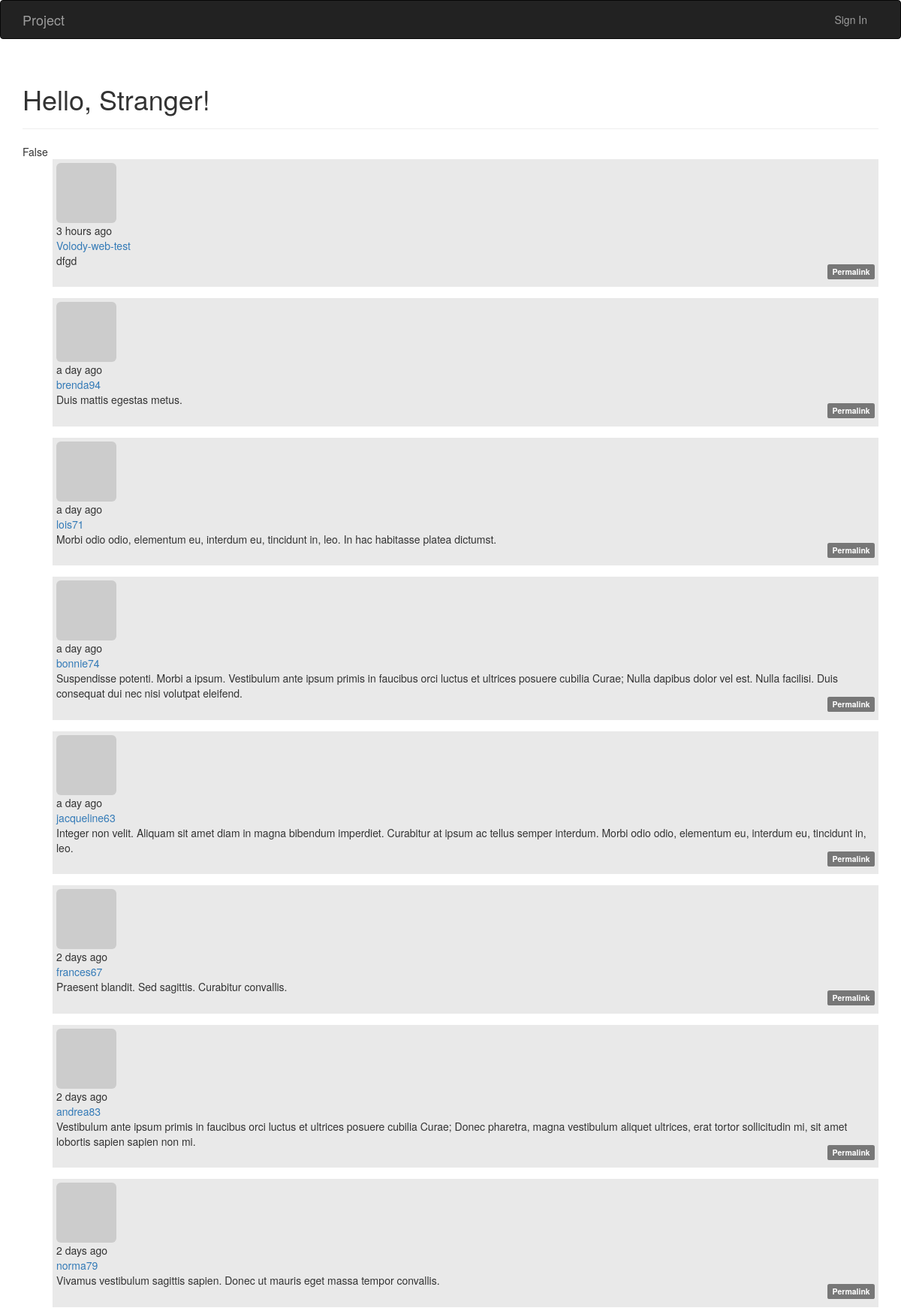
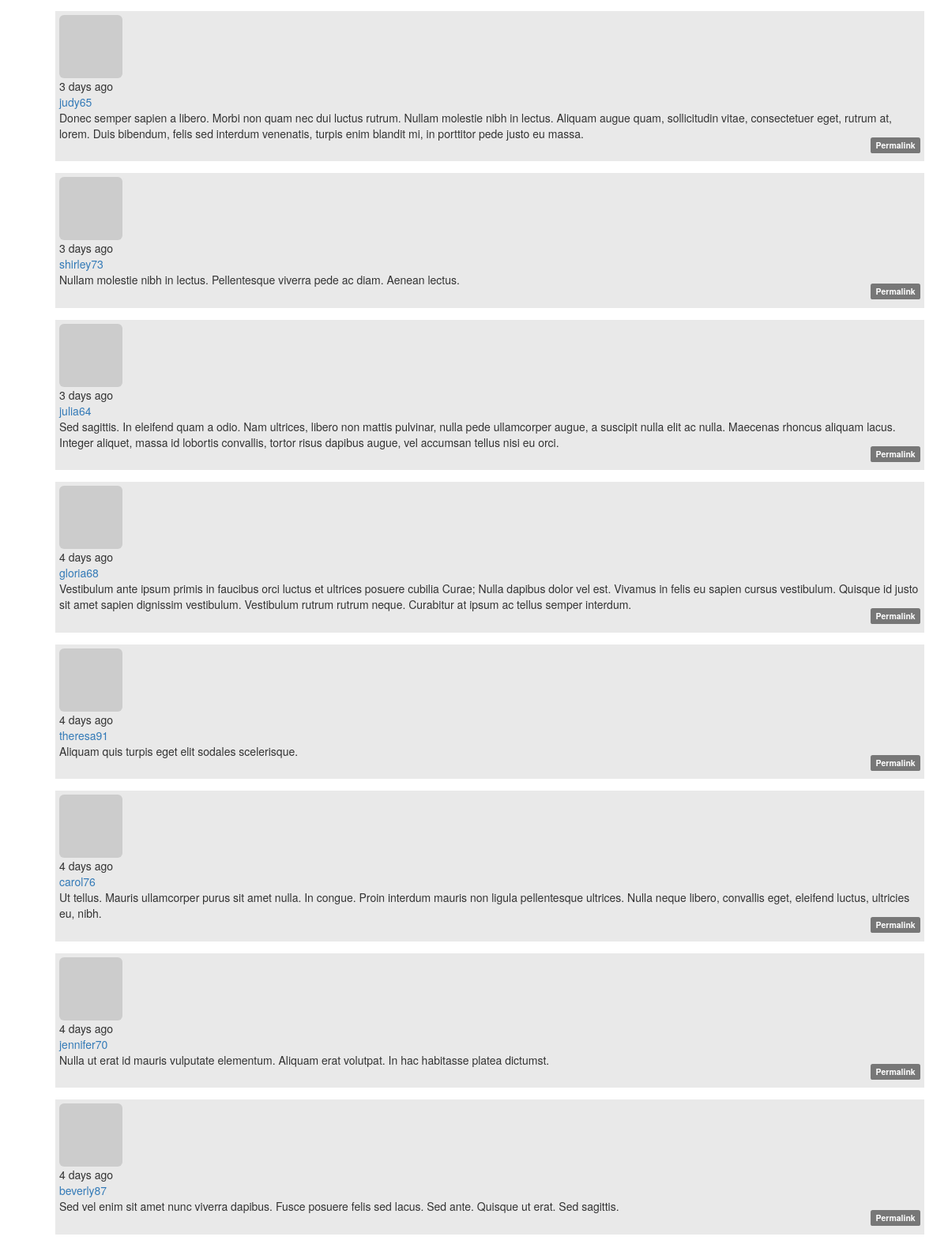
The page / (upper part) on the database its author committed (2 pictures, top to bottom).
### app/models.py (models this page shows, shortened)
class Post(db.Model):
    __tablename__ = 'posts'
    id = db.Column(db.Integer, primary_key=True)
    body = db.Column(db.Text)
    body_html = db.Column(db.Text)
    timestamp = db.Column(db.DateTime, index=True, default=datetime.utcnow)
    author_id = db.Column(db.Integer, db.ForeignKey('users.id'))
    comments = db.relationship('Comment', backref='post', lazy='dynamic')
    taxonomy_id = db.Column(db.Integer, db.ForeignKey('taxonomy.id'))

class User(UserMixin, db.Model):
    __tablename__ = 'users'
    id = db.Column(db.Integer, primary_key=True)
    email = db.Column(db.String(64), unique=True, index=True)
    username = db.Column(db.String(64), unique=True, index=True)
    role_id = db.Column(db.Integer, db.ForeignKey('roles.id'))
    password_hash = db.Column(db.String(128))
    confirmed = db.Column(db.Boolean, default=False)
    name = db.Column(db.String(64))
    location = db.Column(db.String(64))
    about_me = db.Column(db.Text())
    member_since = db.Column(db.DateTime(), default=datetime.utcnow)
    last_seen = db.Column(db.DateTime(), default=datetime.utcnow)
    avatar_hash = db.Column(db.String(32))
    posts = db.relationship('Post', backref='author', lazy='dynamic')
    taxonomy = db.relationship('Taxonomy', backref='author', lazy='dynamic')
    followed = db.relationship('Follow',
                               foreign_keys=[Follow.follower_id],
                               backref=db.backref('follower', lazy='joined'),
                               lazy='dynamic',
                               cascade='all, delete-orphan')
    followers = db.relationship('Follow',
                                foreign_keys=[Follow.followed_id],
                                backref=db.backref('followed', lazy='joined'),
                                lazy='dynamic',
                                cascade='all, delete-orphan')
    comments = db.relationship('Comment', backref='author', lazy='dynamic')
    @property
    def password(self):
        raise AttributeError('password is not a readable attribute')
    def gravatar(self, size=100, default='identicon', rating='g'):
        if request.is_secure:
            url = 'https://secure.gravatar.com/avatar'
        else:
            url = 'http://www.gravatar.com/avatar'
        hash = self.avatar_hash or hashlib.md5(
            self.email.encode('utf-8')).hexdigest()
        return '{url}/{hash}?s={size}&d={default}&r={rating}'.format(
            url=url, hash=hash, size=size, default=default, rating=rating)

### app/main/views.py (the view)
@main.route('/', methods = ['GET', 'POST'])
def index():
	if current_user.can(Permission.WRITE_ARTICLES) and \
			request.method == 'POST':
		post = Post(body=request.form['body'], author=current_user._get_current_object())
		db.session.add(post)
		return redirect(url_for('.index'))
	page = request.args.get('page', 1, type=int)
	show_followed = False
	if current_user.is_authenticated:
		show_followed = bool(request.cookies.get('show_followed', ''))
	if show_followed:
		query = current_user.followed_posts
	else:
		query = Post.query
	pagination = query.order_by(Post.timestamp.desc()).paginate(
		page, per_page=current_app.config['FLASKY_POSTS_PER_PAGE'],
		error_out=False)
	posts = pagination.items
	return render_template('index.html', posts=posts,
	                       show_followed=show_followed, pagination=pagination)

### app/auth/views.py (called while the page is built)
@auth.before_app_request
def before_request():
    if current_user.is_authenticated:
        current_user.ping()
        if not current_user.confirmed \
                and request.endpoint \
                and request.endpoint[:5] != 'auth.' \
                and request.endpoint != 'static':
            return redirect(url_for('auth.unconfirmed'))

### app/main/__init__.py (called while the page is built)
@main.app_context_processor
def inject_permissions():
    return dict(Permission=Permission)

### app/models.py (called while the page is built)
    def can(self, permissions):
        return False

    def is_administrator(self):
        return False

### app/templates/index.html (shortened to what this page needs)
{% extends "base.html" %}
{% import "_macros.html" as macros %}
{% block content %}
	<div class="container">
		<div class="page-header">
			<h1><h1>Hello, {% if current_user.is_authenticated %}{{ current_user.username }}{% else %}Stranger{% endif %}!</h1></h1>
		</div>
		<div class="row">
			<div class="col-md-12">
			{{current_user.can(Permission.WRITE_ARTICLES)}}
				{% include '_posts.html' %}
			</div>
		</div>
	</div>
{% endblock %}

### app/templates/posts/_posts.html (shortened to what this page needs)
<ul class="posts">
	{% for post in posts %}
		<li class="post">
			<div class="profile-thumbnail">
				<a href="{{ url_for('.user', username=post.author.username) }}">
					<img class="img-rounded profile-thumbnail" src="{{ post.author.gravatar(size=40) }}">
				</a>
			</div>
			<div class="post-date">{{ moment(post.timestamp).fromNow() }}</div>
			<div class="post-author">
				<a href="{{ url_for('.user', username=post.author.username) }}">
					{{ post.author.username }}
				</a>
			</div>
			<div class="post-body">{{ post.body }}</div>
			<div class="post-footer">
				{% if post.id != id %}
					<a href="{{ url_for('.post', id=post.id) }}">
						<span class="label label-default">{{id}}{% if post.id == id %} der post {%endif%}Permalink</span>
					</a>
				{% endif %}
			</div>
		</li>
	{% endfor %}
</ul>

### app/static/style.css (style rules this page uses)
ul.posts li { list-style: none; padding: 5px; background-color: #e9e9e9; margin-bottom: 15px; }
.post-footer { text-align: right; padding-bottom: 10px; }
.post-footer a { text-decoration: none; }

### rows shown on the page
Post: timestamp "3 hours ago", author.username "Volody-web-test", body "dfgd"
Post: timestamp "a day ago", author.username "brenda94", body "Duis mattis egestas metus."
Post: timestamp "a day ago", author.username "lois71", body "Morbi odio odio, elementum eu, interdum eu, tincidunt in, leo. In hac habitasse platea dictumst."
Post: timestamp "a day ago", author.username "bonnie74", body "Suspendisse potenti. Morbi a ipsum. Vestibulum ante ipsum primis in faucibus orci luctus et ultrices posuere cubilia Curae; Nulla dapibus dolor vel est. Nulla facilisi. Duis consequat dui nec nisi volutpat eleifend."
Post: timestamp "a day ago", author.username "jacqueline63", body "Integer non velit. Aliquam sit amet diam in magna bibendum imperdiet. Curabitur at ipsum ac tellus semper interdum. Morbi odio odio, elementum eu, interdum eu, tincidunt in, leo."
Post: timestamp "2 days ago", author.username "frances67", body "Praesent blandit. Sed sagittis. Curabitur convallis."
Post: timestamp "2 days ago", author.username "andrea83", body "Vestibulum ante ipsum primis in faucibus orci luctus et ultrices posuere cubilia Curae; Donec pharetra, magna vestibulum aliquet ultrices, erat tortor sollicitudin mi, sit amet lobortis sapien sapien non mi."
Post: timestamp "2 days ago", author.username "norma79", body "Vivamus vestibulum sagittis sapien. Donec ut mauris eget massa tempor convallis."
Post: timestamp "3 days ago", author.username "judy65", body "Donec semper sapien a libero. Morbi non quam nec dui luctus rutrum. Nullam molestie nibh in lectus. Aliquam augue quam, sollicitudin vitae, consectetuer eget, rutrum at, lorem. Duis bibendum, felis sed interdum venenatis, turpis enim blandit mi, in porttitor pede justo eu massa."
Post: timestamp "3 days ago", author.username "shirley73", body "Nullam molestie nibh in lectus. Pellentesque viverra pede ac diam. Aenean lectus."
Post: timestamp "3 days ago", author.username "julia64", body "Sed sagittis. In eleifend quam a odio. Nam ultrices, libero non mattis pulvinar, nulla pede ullamcorper augue, a suscipit nulla elit ac nulla. Maecenas rhoncus aliquam lacus. Integer aliquet, massa id lobortis convallis, tortor risus dapibus augue, vel accumsan tellus nisi eu orci."
Post: timestamp "4 days ago", author.username "gloria68", body "Vestibulum ante ipsum primis in faucibus orci luctus et ultrices posuere cubilia Curae; Nulla dapibus dolor vel est. Vivamus in felis eu sapien cursus vestibulum. Quisque id justo sit amet sapien dignissim vestibulum. Vestibulum rutrum rutrum neque. Curabitur at ipsum ac tellus semper interdum."
Post: timestamp "4 days ago", author.username "theresa91", body "Aliquam quis turpis eget elit sodales scelerisque."
Post: timestamp "4 days ago", author.username "carol76", body "Ut tellus. Mauris ullamcorper purus sit amet nulla. In congue. Proin interdum mauris non ligula pellentesque ultrices. Nulla neque libero, convallis eget, eleifend luctus, ultricies eu, nibh."
Post: timestamp "4 days ago", author.username "jennifer70", body "Nulla ut erat id mauris vulputate elementum. Aliquam erat volutpat. In hac habitasse platea dictumst."
Post: timestamp "4 days ago", author.username "beverly87", body "Sed vel enim sit amet nunc viverra dapibus. Fusce posuere felis sed lacus. Sed ante. Quisque ut erat. Sed sagittis."

### other values the page prints
{{ current_user.can(Permission.WRITE_ARTICLES) }} "False"
